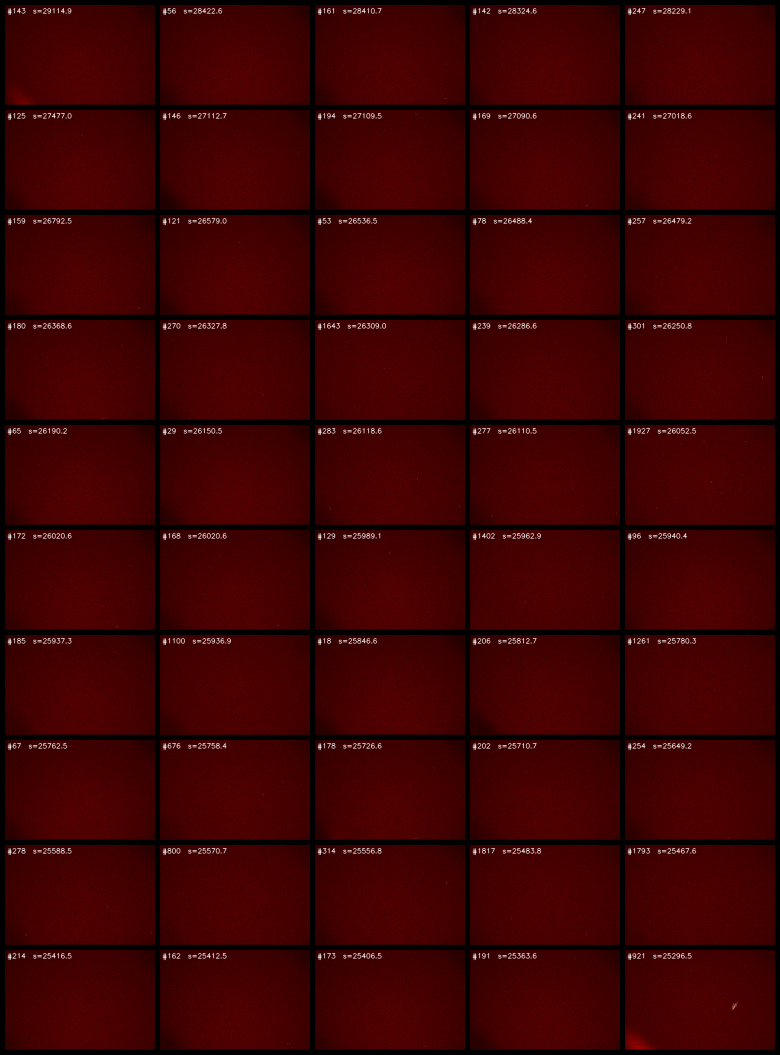
#> input picture data/annotations/frigate_contacts.png, 1560 x 2110 px (shown at 1/2 size); its folder holds only this picture in this run
$ python -i annotate_frigate_streaks.py   (imports and definitions only)
#> lines starting #> are read from the running program, lines starting #| are printed output that depends on the picture
"""Interactive OBB annotation tool for Frigate processed PNGs.

Key differences:
  - No CSV dependency — images are loaded by globbing a directory of PNGs.
  - Hough parameters tuned for short streaks (50–150 px) in 2325×1555 images:
      threshold=35  (was 80), minLineLength=40 px (was 77 px), maxLineGap=10 px.
  - Full-width canvas for the image — zoom in to find very short streaks.
  - --priority-list accepts frigate_screen.json from screen_frigate.py; frames
    are presented in descending score order so the most promising are first.
  - Output COCO JSON is compatible with merge_annotations.py (--include-frigate).

Workflow:
  # 1. Pre-compute Hough suggestion cache (optional, ~2 min for 1,980 frames):
  python scripts/annotate_frigate_streaks.py --precompute

  # 2. Annotate, starting from highest-scored frames:
  python scripts/annotate_frigate_streaks.py \\
      --priority-list data/annotations/frigate_screen.json \\
      --min-score 2.0

Keybindings:
    Y / Enter               — accept all suggestions for this image
    Escape                  — dismiss suggestions / cancel pending click
    Right / D / Space       — next image
    Left  / A               — previous image
    Delete / BackSpace      — delete selected OBB
    S                       — save now
    Q                       — quit
"""

from __future__ import annotations

import argparse
import json
import logging
import math
import pathlib
import re
import sys
import tkinter as tk
from datetime import datetime, timezone
from tkinter import ttk
from typing import Any

import numpy as np
from PIL import Image, ImageTk

# [1 line not run here, left out]
log = logging.getLogger(__name__)

# ---- visual constants --------------------------------------------------------
CANVAS_W = 1600    # full-width single-panel canvas
CANVAS_H = 780

COLORS = ["#00ff88", "#ff6644", "#44aaff", "#ffdd00", "#ff44ff"]
SEL_COLOR = "#ffffff"
SUGGESTION_COLOR = "#ffaa33"
OBB_LINE_WIDTH = 2

# Frigate filename pattern: "Capture_NNNNN HH_MM_SSZ.png"
_FNAME_PAT = re.compile(r"Capture_(\d{5}) (\d{2})_(\d{2})_(\d{2})Z", re.IGNORECASE)


# ---- geometry (reused verbatim from annotate_streaks.py) ---------------------

# [13 lines left out: function obb_corners, not called in this run]


def endpoints_to_obb(
    x1: float, y1: float, x2: float, y2: float, width: float
) -> dict[str, float]:
    """Convert two streak endpoints + width to an OBB dict."""
    cx = (x1 + x2) / 2
    cy = (y1 + y2) / 2
    dx, dy = x2 - x1, y2 - y1
    length = math.hypot(dx, dy) or 1.0
    angle_deg = math.degrees(math.atan2(dy, dx))
    return {"cx": cx, "cy": cy, "w": length, "h": width, "angle_deg": angle_deg}


# [7 lines left out: function obb_to_bbox, not called in this run]


def point_to_obb_dist(px: float, py: float, obb: dict) -> float:
    return math.hypot(px - obb["cx"], py - obb["cy"])


# ---- Hough detection (Frigate-tuned) ----------------------------------------

def estimate_streak_width(
    img: np.ndarray, cx: float, cy: float, angle_deg: float, sample_range: int = 60
) -> float:
    """Estimate streak width as FWHM of the perpendicular brightness profile."""
    perp_rad = math.radians(angle_deg + 90)
    cos_p, sin_p = math.cos(perp_rad), math.sin(perp_rad)
    h, w = img.shape[:2]

    profile = []
    for d in range(-sample_range, sample_range + 1):
        x = int(round(cx + d * cos_p))
        y = int(round(cy + d * sin_p))
        if 0 <= x < w and 0 <= y < h:
            profile.append(float(img[y, x]))

    if len(profile) < 5:
        return 20.0

    arr = np.array(profile)
    lo, hi = arr.min(), arr.max()
    if hi - lo < 5.0:
        return 20.0

    normed = (arr - lo) / (hi - lo)
    above = np.where(normed >= 0.5)[0]
    if len(above) < 2:
        return 20.0

    fwhm = float(above[-1] - above[0])
    return max(6.0, min(80.0, fwhm * 1.3))


def _deduplicate_obbs(
    obbs: list[dict], angle_thresh: float = 12.0, dist_thresh: float = 60.0
) -> list[dict]:
    """Remove near-duplicate detections of the same streak."""
    kept: list[dict] = []
    for obb in obbs:
        dup = False
        for k in kept:
            diff = abs(obb["angle_deg"] - k["angle_deg"]) % 180
            if diff > 90:
                diff = 180 - diff
            if (diff < angle_thresh
                    and math.hypot(obb["cx"] - k["cx"], obb["cy"] - k["cy"]) < dist_thresh):
                dup = True
                break
        if not dup:
            kept.append(obb)
    return kept


def hough_detect_streaks(img_path: pathlib.Path) -> list[dict]:
    """Run Hough line detection on one Frigate PNG.

    Frigate-tuned parameters (2325×1555, targeting 50–150 px short streaks):
        threshold=35   — was 80; a 50 px streak has ≤50 votes, so 80 is too high
        minLineLength=40 px — was 77 px (5% of 1555); that floor missed all <77 px streaks
        maxLineGap=10 px    — tighter than 25 px to avoid merging unrelated features
    """
    try:
        import cv2 as cv
    except ImportError:
        log.warning("opencv-python not available — skipping Hough detection")
        return []

    img = cv.imread(str(img_path), cv.IMREAD_GRAYSCALE)
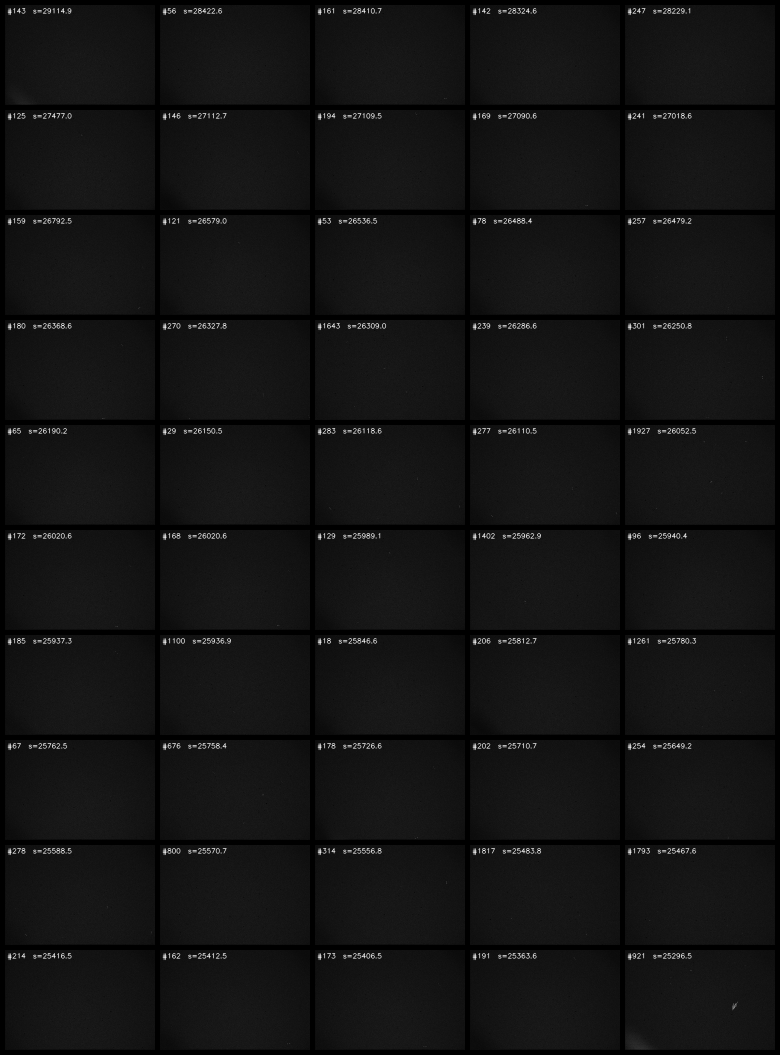
#> img: shape (2110, 1560) (shown at 1/2 size); min 0, max 255, mean 19.3
    if img is None:
        return []

    h, w = img.shape
#> h = 2110; w = 1560
    border = 40

    clahe = cv.createCLAHE(clipLimit=3.0, tileGridSize=(16, 16))
    enhanced = clahe.apply(img)
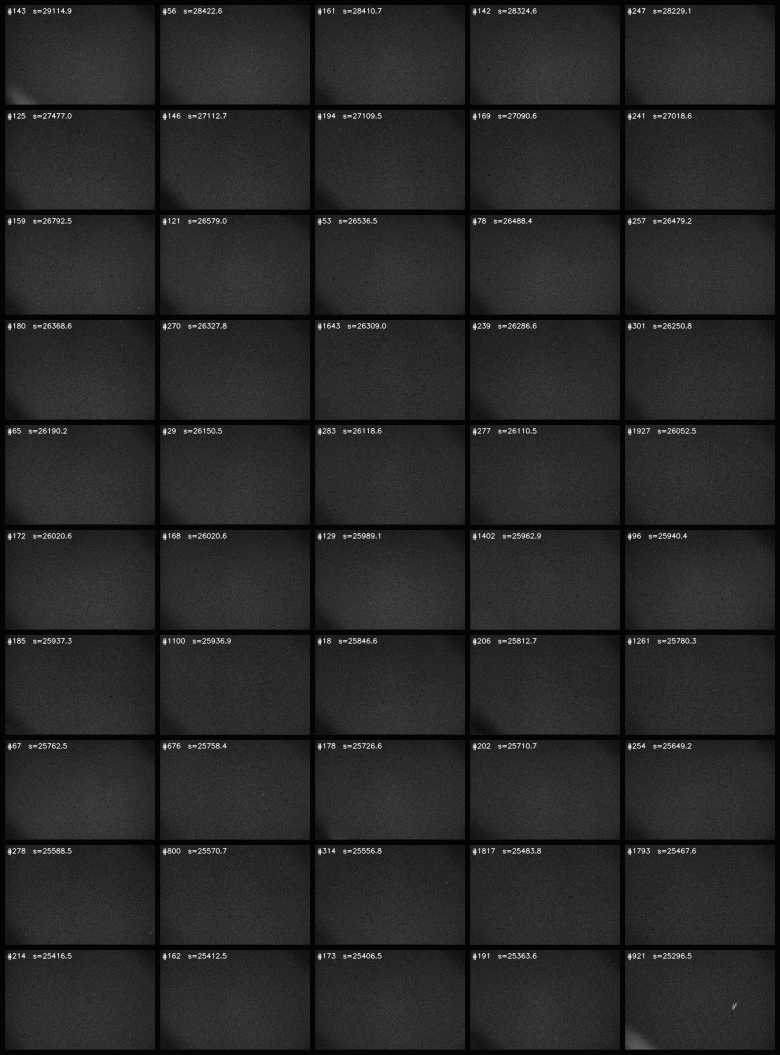
#> enhanced: shape (2110, 1560) (shown at 1/2 size); min 3, max 255, mean 39.9
    blurred = cv.GaussianBlur(enhanced, (5, 5), 0)
    edges = cv.Canny(blurred, 30, 100)
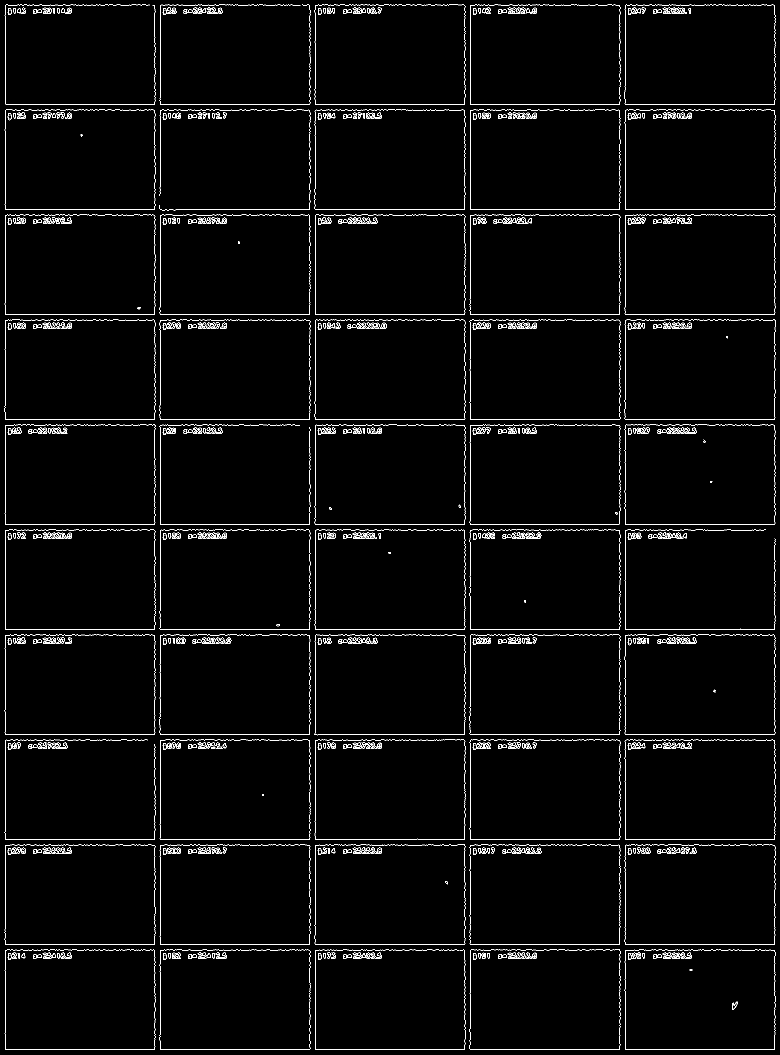
#> edges: shape (2110, 1560) (shown at 1/2 size); 2.3% white in thin lines or dots

    lines = cv.HoughLinesP(
        edges, 1, np.pi / 180,
        threshold=35,
        minLineLength=40,
        maxLineGap=10,
    )
#> lines = 980 rows, first 6: [320, 1437, 320, 850], [1250, 2098, 1250, 198], [940, 2099, 940, 1270], [10, 419, 10, 220], [630, 1889, 630, 10], [619, 838, 619, 367]
    if lines is None:
        return []

    _MAX_WIDTH = 80.0
    obbs: list[dict] = []
    for line in lines:
        x1, y1, x2, y2 = map(float, line[0])
        cx_l = (x1 + x2) / 2
        cy_l = (y1 + y2) / 2

        if cx_l < border or cx_l > w - border or cy_l < border or cy_l > h - border:
            continue

        angle_deg = math.degrees(math.atan2(y2 - y1, x2 - x1))
        width = estimate_streak_width(img, cx_l, cy_l, angle_deg)

        if width >= _MAX_WIDTH * 0.95:
            continue

        obb = endpoints_to_obb(x1, y1, x2, y2, width)
        obbs.append({k: round(v, 2) for k, v in obb.items()})
#> this loop made 980 passes
#> (x1, y1, x2, y2, cx_l, cy_l, perp_rad in estimate_streak_width) on passes 1, 2, 5: (320, 1437, 320, 850, 320, 1143.5, 0), (1250, 2098, 1250, 198, 1250, 1148, 0), (630, 1889, 630, 10, 630, 949.5, 0)

    obbs.sort(key=lambda o: -o["w"])
    return _deduplicate_obbs(obbs)[:5]
#> the loop in _deduplicate_obbs, `for obb in obbs:` made 495 passes
#> obb on passes 2 to 4: {'cx': 309, 'cy': 1054, 'w': 828, 'h': 20, 'angle_deg': -90}, {'cx': 314.5, 'cy': 1900, 'w': 609, 'h': 20, 'angle_deg': 0}, {'cx': 314.5, 'cy': 1690, 'w': 609, 'h': 20, 'angle_deg': 0}


# [114 lines left out: functions precompute_all_suggestions, _parse_filename, _load_priority_list, load_frigate_images, load_existing_annotations, save_annotations, not called in this run]


# ---- main application --------------------------------------------------------

class AnnotationApp(tk.Tk):
    # [154 lines left out: functions __init__, _build_ui, _bind_keys, not called in this run]

    # ---- coordinate helpers (left panel only) --------------------------------

    def _canvas_to_img(self, cx: float, cy: float) -> tuple[float, float]:
        """Convert left-panel canvas coordinates to image pixel coordinates."""
        return (cx - self.pan_x) / self.zoom, (cy - self.pan_y) / self.zoom

    def _img_to_canvas(self, ix: float, iy: float) -> tuple[float, float]:
        return ix * self.zoom + self.pan_x, iy * self.zoom + self.pan_y

    # [231 lines left out: functions _corners_to_canvas, _load_image, _get_or_create_image_id, _redraw, _toggle_suggestions, _draw_overlays and 3 more, not called in this run]

    def _on_pan_start(self, event: tk.Event) -> None:
        self._pan_start = (event.x, event.y)

    # [7 lines left out: function _on_pan_drag, not called in this run]

    def _on_pan_end(self, _: tk.Event) -> None:
        self._pan_start = None

    # ---- navigation ----------------------------------------------------------

    # [64 lines left out: functions _next, _prev, _accept_suggestion, _commit_obbs, _delete_selected, _cancel_pending, not called in this run]

    # ---- persistence ---------------------------------------------------------

    def _autosave(self) -> None:
        save_annotations(self.coco, self.output_path)

    # [8 lines left out: function _save, not called in this run]

    def _quit(self) -> None:
        self._autosave()
        self.destroy()


# ---- entry point -------------------------------------------------------------

# [102 lines left out: function main, not called in this run]


# [2 lines not run here, left out]

>>> result = hough_detect_streaks('../../data/annotations/frigate_contacts.png')
